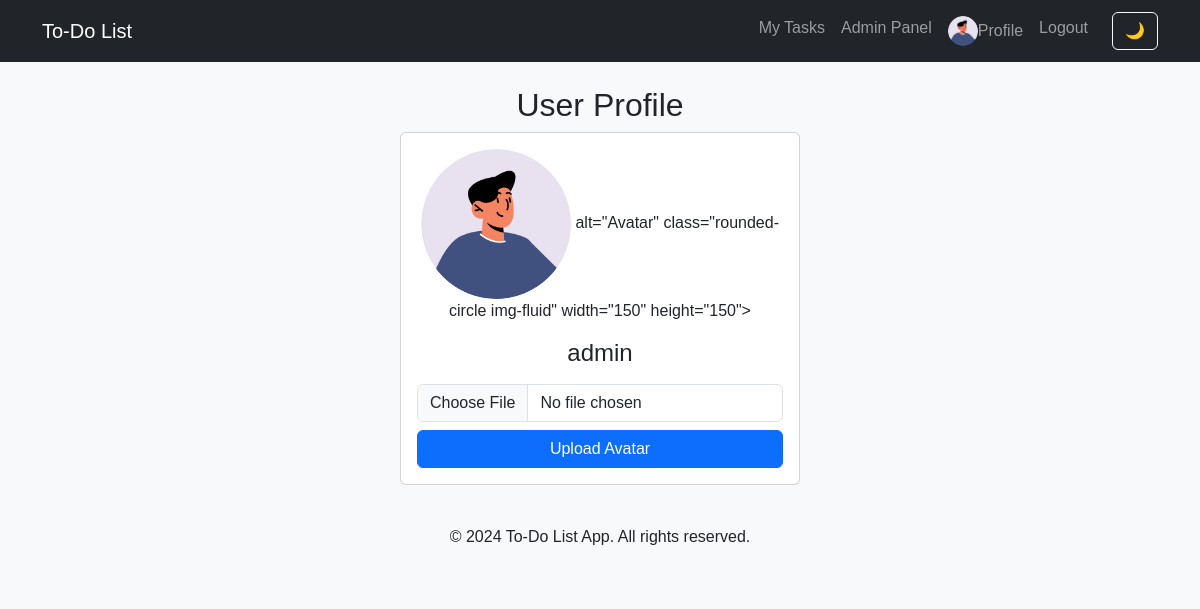
The app's page /profile (signed in) with its own data.
### models.py (models this page shows)
class User(UserMixin, db.Model):
    __tablename__ = "user"  # ✅ Định danh bảng tránh xung đột
    id = db.Column(db.Integer, primary_key=True)
    username = db.Column(db.String(100), unique=True, nullable=False)
    password = db.Column(db.String(200), nullable=False)
    is_admin = db.Column(db.Boolean, default=False)
    is_blocked = db.Column(db.Boolean, default=False)
    avatar = db.Column(db.String(255), default="default_avatar.png")
    tasks = db.relationship('Task', backref='user', lazy=True)

### app.py (the view)
@app.route('/profile')
@login_required
def profile():
    return render_template('profile.html')

### app.py (called while the page is built)
@login_manager.user_loader
def load_user(user_id):
    return User.query.get(int(user_id))

### templates/profile.html (shortened to what this page needs)
{% extends 'base.html' %}
{% block content %}
<h2 class="text-center">User Profile</h2>
<div class="card mx-auto" style="max-width: 400px;">
    <div class="card-body text-center">
        <img src="{{ url_for('static', filename='uploads/avatars/' + (current_user.avatar or 'default_avatar.png')) }}"
        alt="Avatar" class="rounded-circle" width="150" height="150">
            alt="Avatar" class="rounded-circle img-fluid" width="150" height="150">
        <h4 class="mt-3">{{ current_user.username }}</h4>
        <form action="{{ url_for('upload_avatar') }}" method="POST" enctype="multipart/form-data" class="mt-3">
            <input type="file" name="avatar" class="form-control mb-2">
            <button type="submit" class="btn btn-primary w-100">Upload Avatar</button>
        </form>
    </div>
</div>
{% endblock %}

### templates/base.html (shortened to what this page needs)
<!DOCTYPE html>
<html lang="en">
<head>
    <link rel="stylesheet" href="https://cdn.jsdelivr.net/npm/bootstrap@5.3.0/dist/css/bootstrap.min.css">
    <link rel="stylesheet" href="{{ url_for('static', filename='css/styles.css') }}">
</head>
<body data-theme="light">
    <nav class="navbar navbar-expand-lg navbar-dark bg-dark">
        <div class="container">
            <a class="navbar-brand" href="{{ url_for('index') }}">To-Do List</a>
            <div class="collapse navbar-collapse" id="navbarNav">
                <ul class="navbar-nav ms-auto">
                    {% if current_user.is_authenticated %}
                        <li class="nav-item"><a class="nav-link" href="{{ url_for('my_tasks') }}">My Tasks</a></li>
                        {% if current_user.is_admin %}
                            <li class="nav-item"><a class="nav-link" href="{{ url_for('admin') }}">Admin Panel</a></li>
                        {% endif %}
                        <li class="nav-item">
                            <a class="nav-link d-flex align-items-center" href="{{ url_for('profile') }}">
                                <img src="{{ url_for('static', filename='uploads/avatars/' + (current_user.avatar or 'default_avatar.png')) }}"
                                alt="Avatar" class="rounded-circle" width="30" height="30">
                                Profile
                            </a>
                        </li>
                        <li class="nav-item"><a class="nav-link" href="{{ url_for('logout') }}">Logout</a></li>
                    {% else %}
                        <li class="nav-item"><a class="nav-link" href="{{ url_for('login') }}">Login</a></li>
                        <li class="nav-item"><a class="nav-link" href="{{ url_for('register') }}">Register</a></li>
                    {% endif %}
                </ul>
                <button class="btn btn-outline-light ms-3" onclick="toggleTheme()">🌙</button>
            </div>
        </div>
    </nav>
    <div class="container mt-4">
        {% block content %}{% endblock %}
    </div>
    <footer class="text-center py-3 mt-4 bg-light">
        <p>© 2024 To-Do List App. All rights reserved.</p>
    </footer>
</body>
</html>

### static/css/styles.css (style rules this page uses)
body { font-family: Arial, sans-serif; }
.navbar { margin-bottom: 20px; }
body[data-theme="light"] { background-color: #f8f9fa; color: #212529; }
.navbar { transition: background-color 0.3s ease; }
.card { transition: transform 0.2s ease-in-out; }

### records on screen
User: avatar (picture), username "admin"
